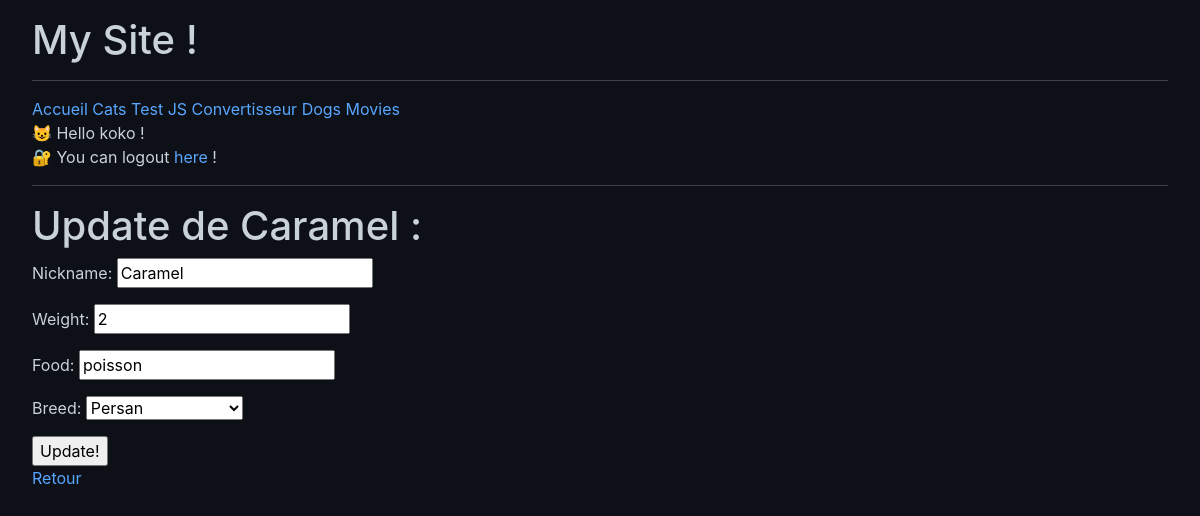
Screenshot of /cats/update/2/ (signed in) with the database file from the repository.
### authenticate/models.py (models this page shows)
class CustomUser(AbstractUser):
    pass

### cats/models.py (models this page shows, shortened)
class Cat(models.Model):
    nickname = models.CharField(max_length=300,
                                validators=[MinLengthValidator(2, "le nickname doit contenir plus d'une lettre!")])
    weight = models.PositiveIntegerField()
    food = models.CharField(max_length=300)
    breed = models.ForeignKey(Breed, on_delete=models.CASCADE, null=False)

### cats/views.py (the view)
# urls.py: path('update/<int:pk>/', views.CatUpdate.as_view(), name='cat_update'),
class CatUpdate(LoginRequiredMixin, UpdateView):
    model = Cat
    fields = '__all__'
    success_url = reverse_lazy('cats:cat_list')

### cats/models.py (called while the page is built)
    def __str__(self):
        return self.name

### cats/templates/cats/cat_form.html (shortened to what this page needs)
{% extends 'home/base.html' %}
{% block content %}
<h1>
    {% if object.pk %}
        Update de {{object.nickname}} :
    {% else %}
        Creation d'un chat !
    {% endif %}
</h1>
    <form action="" method="POST">
        {{form.as_p}}
    {% if object.pk %}
            <input type="submit" value="Update!" name="" id="">
    {% else %}
        <input type="submit" value="Creation" name="" id="">
    {% endif %}
    </form>
    <a href="{% url 'cats:cat_list' %}">Retour</a>
{% endblock content %}

### authenticate/templates/authenticate/auth_bar.html (shortened to what this page needs)
<div>
    {% if request.user.is_authenticated %}
        <p>
            😺 Hello {{request.user.username}} ! <br>
            <span>
               🔐 You can logout <a href="{% url 'authenticate:logout_page' %}">here</a> !
            </span>
        </p>
    {% endif %}
</div>

### home/static/home/styles.css (style rules this page uses)
body { background-color: #0d1117; color: #c9d1d9; font-family: -apple-system, BlinkMacSystemFont, "Segoe UI", sans-serif; margin: 0; padding: 1rem 2rem; }
a { color: #58a6ff; text-decoration: none; }

### rows the page displays
CustomUser: user.username "koko"
Cat: nickname "Caramel", weight "2", food "poisson", breed "Persan"
